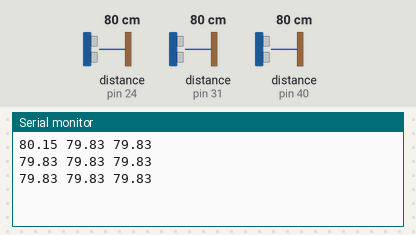
Simulated run of this sketch. Board: Arduino Mega 2560, built with avr-gcc and run on an emulated ATmega2560. On the bench: the last lines printed to the serial monitor. Wiring (inferred from the names in the program): 3 × ultrasonic range finder: trigger pin 28, echo pin 24 / trigger pin 34, echo pin 40 / trigger pin 35, echo pin 31. The test bench sets the inputs (shaded band); at power-on: distance to the obstacle (sensors on pin 24, pin 31, pin 40) 80 cm. The echo pulse lasts 58.3 µs per cm.

Above: at 1.3 s.
1.4 s: distance to the obstacle (sensor on pin 24) set to 2 cm
At 2.0 s:
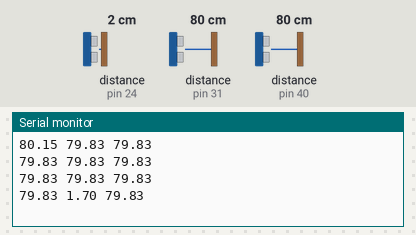
2.9 s: distance to the obstacle (sensor on pin 31) set to 2 cm
At 3.5 s:
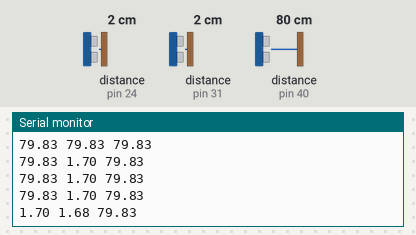
4.4 s: distance to the obstacle (sensor on pin 40) set to 2 cm
At 5.0 s:
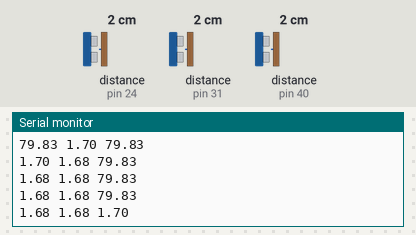
5.9 s: distance to the obstacle (sensor on pin 24) set to 4 cm
At 6.5 s:
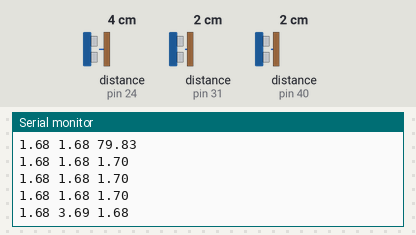
7.4 s: distance to the obstacle (sensor on pin 31) set to 4 cm
At 8.0 s:
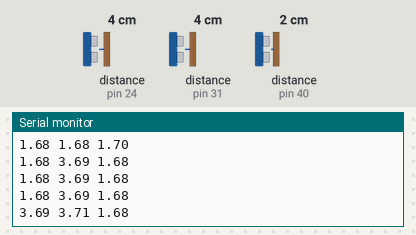
8.9 s: distance to the obstacle (sensor on pin 40) set to 4 cm
At 9.6 s:
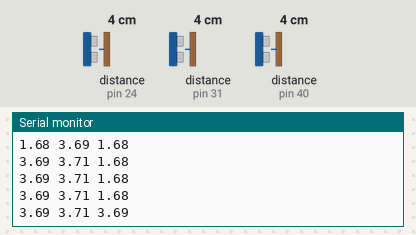
Timing chart, 0 to 11.4 s (numbered marks = the images above; inputs shaded):
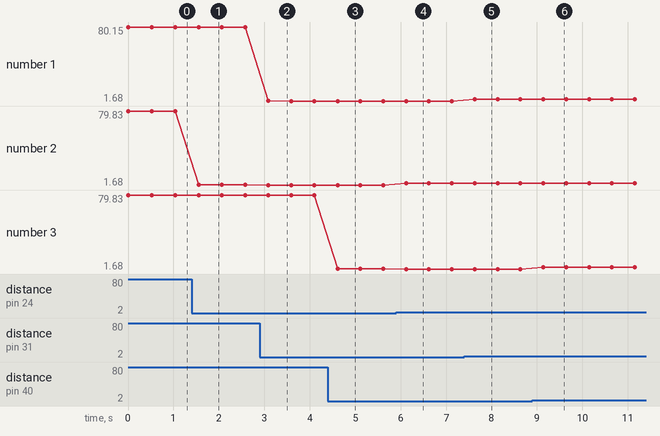

Measured:
- after the input at 1.4 s, the serial monitor: prints a new line after 0.16 s (image 1)
- after the input at 2.9 s, the serial monitor: prints a new line after 0.19 s (image 2)
- after the input at 4.4 s, the serial monitor: prints a new line after 0.21 s (image 3)
- after the input at 5.9 s, the serial monitor: prints a new line after 0.22 s (image 4)
- after the input at 7.4 s, the serial monitor: prints a new line after 0.23 s (image 5)
- after the input at 8.9 s, the serial monitor: prints a new line after 0.24 s (image 6)
- plotted number 1: 79.83 → 1.68 after the input at 2.9 s
- plotted number 2: 79.83 → 1.7 after the input at 1.4 s, 1.7 → 1.68 after the input at 2.9 s, 1.68 → 3.69 after the input at 5.9 s, 3.69 → 3.71 after the input at 7.4 s

The sketch:

ultrasonic_sensor.ino
```cpp
int ultra_trig[]={35,28,34};//35
int ultra_echo[]={31,24,40};//31
float distance[]={0,0,0};
void setup() {
  // put your setup code here, to run once:
  Serial.begin(9600);
  for(int i=0;i<3;i++){
    pinMode(ultra_trig[i],OUTPUT);
    pinMode(ultra_echo[i],INPUT);
  }
}

void loop() {
  // put your main code here, to run repeatedly:
  for(int i=0;i<(sizeof(distance)/sizeof(float));i++){
    digitalWrite(ultra_trig[i],LOW);
    delayMicroseconds(2);
    digitalWrite(ultra_trig[i],HIGH);
    delayMicroseconds(10);
    digitalWrite(ultra_trig[i],LOW);
    float a=pulseIn(ultra_echo[i],HIGH);
    distance[i]=a/(2*29.1);
    Serial.print(distance[i]);
    Serial.print(" ");
  }
  delay(500);
  Serial.println();

}
```
